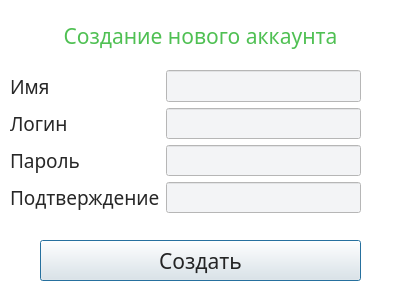
<?xml version="1.0" encoding="UTF-8"?>
<ui version="4.0">
 <class>reg_window</class>
 <widget class="QDialog" name="reg_window">
  <property name="geometry">
   <rect>
    <x>0</x>
    <y>0</y>
    <width>400</width>
    <height>300</height>
   </rect>
  </property>
  <property name="palette">
   <palette>
    <active>
     <colorrole role="Window">
      <brush brushstyle="SolidPattern">
       <color alpha="255">
        <red>255</red>
        <green>255</green>
        <blue>255</blue>
       </color>
      </brush>
     </colorrole>
    </active>
    <inactive>
     <colorrole role="Window">
      <brush brushstyle="SolidPattern">
       <color alpha="255">
        <red>255</red>
        <green>255</green>
        <blue>255</blue>
       </color>
      </brush>
     </colorrole>
    </inactive>
    <disabled>
     <colorrole role="Base">
      <brush brushstyle="SolidPattern">
       <color alpha="255">
        <red>255</red>
        <green>255</green>
        <blue>255</blue>
       </color>
      </brush>
     </colorrole>
     <colorrole role="Window">
      <brush brushstyle="SolidPattern">
       <color alpha="255">
        <red>255</red>
        <green>255</green>
        <blue>255</blue>
       </color>
      </brush>
     </colorrole>
    </disabled>
   </palette>
  </property>
  <property name="windowTitle">
   <string>Dialog</string>
  </property>
  <widget class="QWidget" name="gridLayoutWidget">
   <property name="geometry">
    <rect>
     <x>10</x>
     <y>70</y>
     <width>351</width>
     <height>143</height>
    </rect>
   </property>
   <layout class="QGridLayout" name="gridLayout">
    <item row="2" column="0">
     <widget class="QLabel" name="label_3">
      <property name="palette">
       <palette>
        <active>
         <colorrole role="WindowText">
          <brush brushstyle="SolidPattern">
           <color alpha="216">
            <red>0</red>
            <green>0</green>
            <blue>0</blue>
           </color>
          </brush>
         </colorrole>
        </active>
        <inactive>
         <colorrole role="WindowText">
          <brush brushstyle="SolidPattern">
           <color alpha="216">
            <red>0</red>
            <green>0</green>
            <blue>0</blue>
           </color>
          </brush>
         </colorrole>
        </inactive>
        <disabled/>
       </palette>
      </property>
      <property name="font">
       <font>
        <family>Gill Sans</family>
        <pointsize>14</pointsize>
        <bold>false</bold>
       </font>
      </property>
      <property name="text">
       <string>Пароль</string>
      </property>
      <property name="alignment">
       <set>Qt::AlignmentFlag::AlignLeading|Qt::AlignmentFlag::AlignLeft|Qt::AlignmentFlag::AlignVCenter</set>
      </property>
     </widget>
    </item>
    <item row="0" column="1">
     <widget class="QLineEdit" name="lineEdit_name">
      <property name="sizePolicy">
       <sizepolicy hsizetype="Expanding" vsizetype="Fixed">
        <horstretch>0</horstretch>
        <verstretch>0</verstretch>
       </sizepolicy>
      </property>
      <property name="palette">
       <palette>
        <active>
         <colorrole role="Base">
          <brush brushstyle="SolidPattern">
           <color alpha="255">
            <red>243</red>
            <green>244</green>
            <blue>246</blue>
           </color>
          </brush>
         </colorrole>
        </active>
        <inactive>
         <colorrole role="Base">
          <brush brushstyle="SolidPattern">
           <color alpha="255">
            <red>243</red>
            <green>244</green>
            <blue>246</blue>
           </color>
          </brush>
         </colorrole>
        </inactive>
        <disabled/>
       </palette>
      </property>
      <property name="font">
       <font>
        <family>Gill Sans</family>
        <pointsize>13</pointsize>
       </font>
      </property>
     </widget>
    </item>
    <item row="1" column="0">
     <widget class="QLabel" name="label_2">
      <property name="palette">
       <palette>
        <active>
         <colorrole role="WindowText">
          <brush brushstyle="SolidPattern">
           <color alpha="216">
            <red>0</red>
            <green>0</green>
            <blue>0</blue>
           </color>
          </brush>
         </colorrole>
        </active>
        <inactive>
         <colorrole role="WindowText">
          <brush brushstyle="SolidPattern">
           <color alpha="216">
            <red>0</red>
            <green>0</green>
            <blue>0</blue>
           </color>
          </brush>
         </colorrole>
        </inactive>
        <disabled/>
       </palette>
      </property>
      <property name="font">
       <font>
        <family>Gill Sans</family>
        <pointsize>14</pointsize>
       </font>
      </property>
      <property name="text">
       <string>Логин</string>
      </property>
      <property name="alignment">
       <set>Qt::AlignmentFlag::AlignLeading|Qt::AlignmentFlag::AlignLeft|Qt::AlignmentFlag::AlignVCenter</set>
      </property>
     </widget>
    </item>
    <item row="3" column="0">
     <widget class="QLabel" name="label_4">
      <property name="palette">
       <palette>
        <active>
         <colorrole role="WindowText">
          <brush brushstyle="SolidPattern">
           <color alpha="216">
            <red>0</red>
            <green>0</green>
            <blue>0</blue>
           </color>
          </brush>
         </colorrole>
         <colorrole role="Window">
          <brush brushstyle="SolidPattern">
           <color alpha="255">
            <red>0</red>
            <green>0</green>
            <blue>0</blue>
           </color>
          </brush>
         </colorrole>
        </active>
        <inactive>
         <colorrole role="WindowText">
          <brush brushstyle="SolidPattern">
           <color alpha="216">
            <red>0</red>
            <green>0</green>
            <blue>0</blue>
           </color>
          </brush>
         </colorrole>
         <colorrole role="Window">
          <brush brushstyle="SolidPattern">
           <color alpha="255">
            <red>0</red>
            <green>0</green>
            <blue>0</blue>
           </color>
          </brush>
         </colorrole>
        </inactive>
        <disabled>
         <colorrole role="Base">
          <brush brushstyle="SolidPattern">
           <color alpha="255">
            <red>0</red>
            <green>0</green>
            <blue>0</blue>
           </color>
          </brush>
         </colorrole>
         <colorrole role="Window">
          <brush brushstyle="SolidPattern">
           <color alpha="255">
            <red>0</red>
            <green>0</green>
            <blue>0</blue>
           </color>
          </brush>
         </colorrole>
        </disabled>
       </palette>
      </property>
      <property name="font">
       <font>
        <family>Gill Sans</family>
        <pointsize>14</pointsize>
       </font>
      </property>
      <property name="text">
       <string>Подтверждение</string>
      </property>
      <property name="alignment">
       <set>Qt::AlignmentFlag::AlignLeading|Qt::AlignmentFlag::AlignLeft|Qt::AlignmentFlag::AlignVCenter</set>
      </property>
      <property name="wordWrap">
       <bool>true</bool>
      </property>
     </widget>
    </item>
    <item row="0" column="0">
     <widget class="QLabel" name="label">
      <property name="sizePolicy">
       <sizepolicy hsizetype="Preferred" vsizetype="Preferred">
        <horstretch>0</horstretch>
        <verstretch>0</verstretch>
       </sizepolicy>
      </property>
      <property name="palette">
       <palette>
        <active>
         <colorrole role="WindowText">
          <brush brushstyle="SolidPattern">
           <color alpha="216">
            <red>0</red>
            <green>0</green>
            <blue>0</blue>
           </color>
          </brush>
         </colorrole>
        </active>
        <inactive>
         <colorrole role="WindowText">
          <brush brushstyle="SolidPattern">
           <color alpha="216">
            <red>0</red>
            <green>0</green>
            <blue>0</blue>
           </color>
          </brush>
         </colorrole>
        </inactive>
        <disabled/>
       </palette>
      </property>
      <property name="font">
       <font>
        <family>Gill Sans</family>
        <pointsize>14</pointsize>
       </font>
      </property>
      <property name="text">
       <string>Имя</string>
      </property>
      <property name="alignment">
       <set>Qt::AlignmentFlag::AlignLeading|Qt::AlignmentFlag::AlignLeft|Qt::AlignmentFlag::AlignVCenter</set>
      </property>
     </widget>
    </item>
    <item row="1" column="1">
     <widget class="QLineEdit" name="lineEdit_login">
      <property name="sizePolicy">
       <sizepolicy hsizetype="Expanding" vsizetype="Fixed">
        <horstretch>0</horstretch>
        <verstretch>0</verstretch>
       </sizepolicy>
      </property>
      <property name="palette">
       <palette>
        <active>
         <colorrole role="Base">
          <brush brushstyle="SolidPattern">
           <color alpha="255">
            <red>243</red>
            <green>244</green>
            <blue>246</blue>
           </color>
          </brush>
         </colorrole>
        </active>
        <inactive>
         <colorrole role="Base">
          <brush brushstyle="SolidPattern">
           <color alpha="255">
            <red>243</red>
            <green>244</green>
            <blue>246</blue>
           </color>
          </brush>
         </colorrole>
        </inactive>
        <disabled/>
       </palette>
      </property>
      <property name="font">
       <font>
        <family>Gill Sans</family>
        <pointsize>13</pointsize>
       </font>
      </property>
     </widget>
    </item>
    <item row="2" column="1">
     <widget class="QLineEdit" name="lineEdit_password">
      <property name="sizePolicy">
       <sizepolicy hsizetype="Expanding" vsizetype="Fixed">
        <horstretch>0</horstretch>
        <verstretch>0</verstretch>
       </sizepolicy>
      </property>
      <property name="palette">
       <palette>
        <active>
         <colorrole role="Base">
          <brush brushstyle="SolidPattern">
           <color alpha="255">
            <red>243</red>
            <green>244</green>
            <blue>246</blue>
           </color>
          </brush>
         </colorrole>
        </active>
        <inactive>
         <colorrole role="Base">
          <brush brushstyle="SolidPattern">
           <color alpha="255">
            <red>243</red>
            <green>244</green>
            <blue>246</blue>
           </color>
          </brush>
         </colorrole>
        </inactive>
        <disabled/>
       </palette>
      </property>
      <property name="font">
       <font>
        <family>Gill Sans</family>
        <pointsize>13</pointsize>
       </font>
      </property>
     </widget>
    </item>
    <item row="3" column="1">
     <widget class="QLineEdit" name="lineEdit_confirmation">
      <property name="sizePolicy">
       <sizepolicy hsizetype="Expanding" vsizetype="Fixed">
        <horstretch>0</horstretch>
        <verstretch>0</verstretch>
       </sizepolicy>
      </property>
      <property name="palette">
       <palette>
        <active>
         <colorrole role="Base">
          <brush brushstyle="SolidPattern">
           <color alpha="255">
            <red>243</red>
            <green>244</green>
            <blue>246</blue>
           </color>
          </brush>
         </colorrole>
        </active>
        <inactive>
         <colorrole role="Base">
          <brush brushstyle="SolidPattern">
           <color alpha="255">
            <red>243</red>
            <green>244</green>
            <blue>246</blue>
           </color>
          </brush>
         </colorrole>
        </inactive>
        <disabled/>
       </palette>
      </property>
      <property name="font">
       <font>
        <family>Gill Sans</family>
        <pointsize>13</pointsize>
       </font>
      </property>
     </widget>
    </item>
   </layout>
  </widget>
  <widget class="QWidget" name="verticalLayoutWidget">
   <property name="geometry">
    <rect>
     <x>0</x>
     <y>20</y>
     <width>401</width>
     <height>31</height>
    </rect>
   </property>
   <layout class="QVBoxLayout" name="verticalLayout">
    <item>
     <widget class="QLabel" name="label_5">
      <property name="palette">
       <palette>
        <active>
         <colorrole role="WindowText">
          <brush brushstyle="SolidPattern">
           <color alpha="255">
            <red>79</red>
            <green>192</green>
            <blue>83</blue>
           </color>
          </brush>
         </colorrole>
         <colorrole role="Base">
          <brush brushstyle="SolidPattern">
           <color alpha="255">
            <red>79</red>
            <green>192</green>
            <blue>83</blue>
           </color>
          </brush>
         </colorrole>
        </active>
        <inactive>
         <colorrole role="WindowText">
          <brush brushstyle="SolidPattern">
           <color alpha="255">
            <red>79</red>
            <green>192</green>
            <blue>83</blue>
           </color>
          </brush>
         </colorrole>
         <colorrole role="Base">
          <brush brushstyle="SolidPattern">
           <color alpha="255">
            <red>79</red>
            <green>192</green>
            <blue>83</blue>
           </color>
          </brush>
         </colorrole>
        </inactive>
        <disabled/>
       </palette>
      </property>
      <property name="font">
       <font>
        <family>Gill Sans</family>
        <pointsize>16</pointsize>
       </font>
      </property>
      <property name="text">
       <string>Создание нового аккаунта</string>
      </property>
      <property name="alignment">
       <set>Qt::AlignmentFlag::AlignCenter</set>
      </property>
     </widget>
    </item>
   </layout>
  </widget>
  <widget class="QWidget" name="gridLayoutWidget_2">
   <property name="geometry">
    <rect>
     <x>0</x>
     <y>240</y>
     <width>401</width>
     <height>41</height>
    </rect>
   </property>
   <layout class="QGridLayout" name="gridLayout_2">
    <item row="0" column="0">
     <spacer name="horizontalSpacer">
      <property name="orientation">
       <enum>Qt::Orientation::Horizontal</enum>
      </property>
      <property name="sizeType">
       <enum>QSizePolicy::Policy::Fixed</enum>
      </property>
      <property name="sizeHint" stdset="0">
       <size>
        <width>40</width>
        <height>20</height>
       </size>
      </property>
     </spacer>
    </item>
    <item row="0" column="2">
     <spacer name="horizontalSpacer_2">
      <property name="orientation">
       <enum>Qt::Orientation::Horizontal</enum>
      </property>
      <property name="sizeType">
       <enum>QSizePolicy::Policy::Fixed</enum>
      </property>
      <property name="sizeHint" stdset="0">
       <size>
        <width>40</width>
        <height>20</height>
       </size>
      </property>
     </spacer>
    </item>
    <item row="0" column="1">
     <widget class="QPushButton" name="pushButton_create_account">
      <property name="sizePolicy">
       <sizepolicy hsizetype="Expanding" vsizetype="Expanding">
        <horstretch>0</horstretch>
        <verstretch>0</verstretch>
       </sizepolicy>
      </property>
      <property name="palette">
       <palette>
        <active>
         <colorrole role="WindowText">
          <brush brushstyle="SolidPattern">
           <color alpha="255">
            <red>0</red>
            <green>0</green>
            <blue>0</blue>
           </color>
          </brush>
         </colorrole>
         <colorrole role="ButtonText">
          <brush brushstyle="SolidPattern">
           <color alpha="216">
            <red>0</red>
            <green>0</green>
            <blue>0</blue>
           </color>
          </brush>
         </colorrole>
        </active>
        <inactive>
         <colorrole role="WindowText">
          <brush brushstyle="SolidPattern">
           <color alpha="255">
            <red>0</red>
            <green>0</green>
            <blue>0</blue>
           </color>
          </brush>
         </colorrole>
         <colorrole role="ButtonText">
          <brush brushstyle="SolidPattern">
           <color alpha="216">
            <red>0</red>
            <green>0</green>
            <blue>0</blue>
           </color>
          </brush>
         </colorrole>
        </inactive>
        <disabled/>
       </palette>
      </property>
      <property name="font">
       <font>
        <family>Gill Sans</family>
        <pointsize>16</pointsize>
       </font>
      </property>
      <property name="text">
       <string>Создать</string>
      </property>
     </widget>
    </item>
   </layout>
  </widget>
 </widget>
 <resources/>
 <connections/>
</ui>
